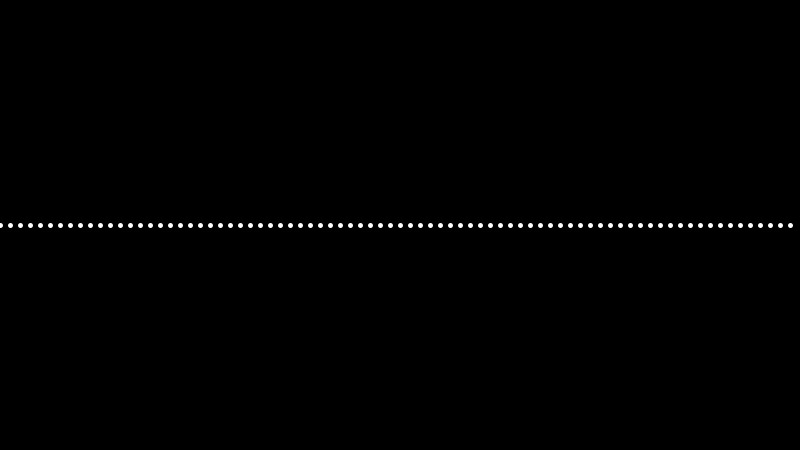
Frame 1 (no input)
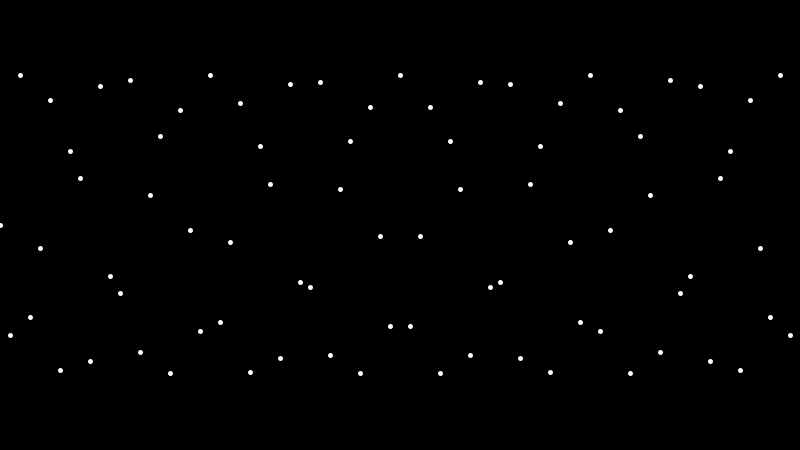
Frame 60 (the mouse pressed at the canvas centre just before this capture)
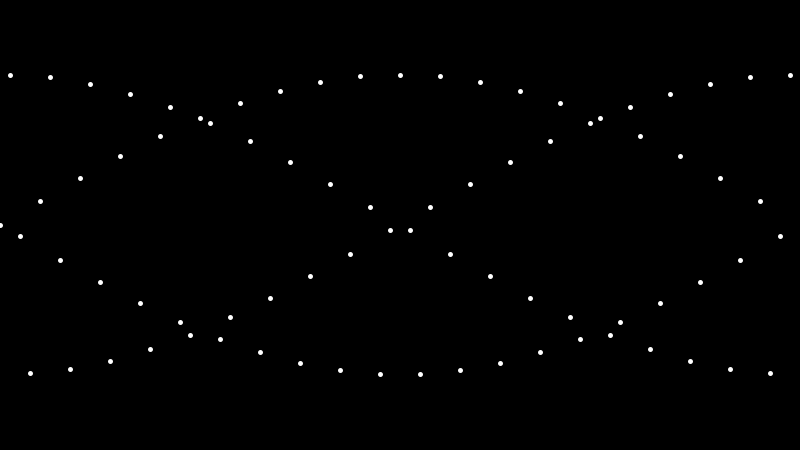
Frame 120 (the mouse held since frame 60 and released just before this capture)

The Processing sketch that drew these frames (run headless with seeded random() and noise(); from frame 60 on, the mouse is pressed at the canvas centre):

// Processing sketch: sketch49
// ── sketch49.pde
float phase, d=150, freq;
int cnt;

void setup() {
  size(800, 450);
  
  cnt = 0;
  phase = 0;
  freq = 0;
  
  frameRate(10);
}

void draw() {
  background(0);
  
  translate(0, height/2);
  
  stroke(255);
  strokeWeight(5);
  
  float y, a;
  for (int i=0; i<width; i+= 10) {
    a = map(i, 0, width, 0, TWO_PI);
    y = d*sin(a*freq + phase);
    
    point(i, y);
  }
  //phase -= PI/100;
  
  freq += 0.5;
}
